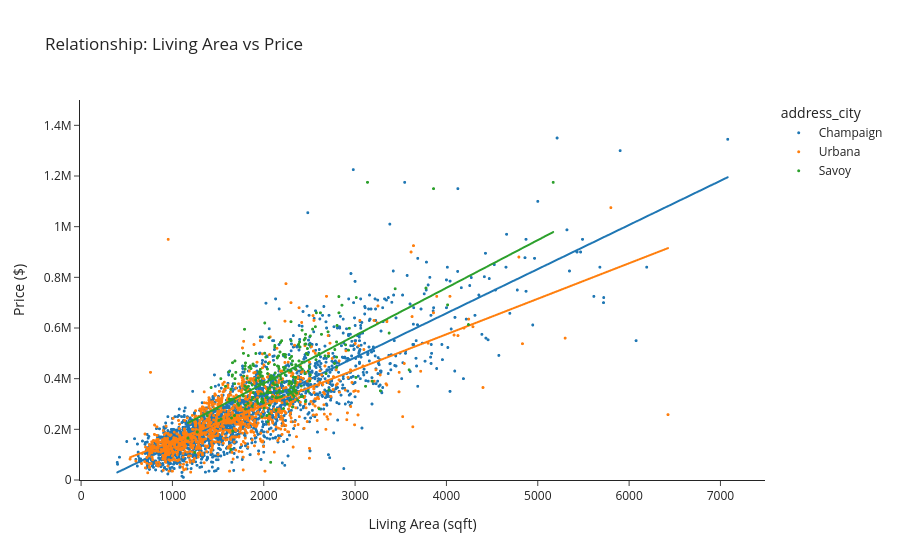

This figure's notebook cell:
### Markdown cell above
:::{caution} Correlation ≠ causation
The matrix above tells us which features _move together_ with price. It does not tell us that adding a bathroom causes a price jump: bigger houses tend to have more bathrooms _and_ sell for more, so the correlation captures both effects.
:::

### Living Area vs Price

Living area is almost always the single strongest predictor of price. The OLS trend line on each city makes the slope (_roughly the implied price per square foot_) directly visible.

### Code cell
# Price vs Living Area
fig = px.scatter(
    df,
    x="living_area",
    y="price",
    color="address_city",
    trendline="ols",
    title="Relationship: Living Area vs Price",
    labels={"living_area": "Living Area (sqft)", "price": "Price ($)"},
    hover_data=["address_street"],
    template="simple_white",
)
fig.update_traces(marker=dict(size=3))
fig.update_yaxes(range=[0, 1500000])
fig.show()

### Figure 1 — Plotly figure (JSON) as saved in the notebook; plotly's stock layout.template omitted (floating-point values rounded to 4 significant figures; data arrays with more than 128 entries replaced by an {"elided": "..."} marker saying what was removed)
{"data": [{"customdata": {"elided": "2325x1 str values"}, "hovertemplate": "address_city=Champaign<br>Living Area (sqft)=%{x}<br>Price ($)=%{y}<br>address_street=%{customdata[0]}<extra></extra>", "legendgroup": "Champaign", "marker": {"color": "#1F77B4", "size": 3, "symbol": "circle"}, "mode": "markers", "name": "Champaign", "showlegend": true, "type": "scattergl", "x": {"elided": "2325 float values"}, "xaxis": "x", "y": {"elided": "2325 int values"}, "yaxis": "y"}, {"hovertemplate": "<b>OLS trendline</b><br>price = 174.332 * living_area + -39191.1<br>R<sup>2</sup>=0.731021<br><br>address_city=Champaign<br>Living Area (sqft)=%{x}<br>Price ($)=%{y} <b>(trend)</b><extra></extra>", "legendgroup": "Champaign", "marker": {"color": "#1F77B4", "size": 3, "symbol": "circle"}, "mode": "lines", "name": "Champaign", "showlegend": false, "type": "scattergl", "x": {"elided": "2314 float values"}, "xaxis": "x", "y": {"elided": "2314 float values"}, "yaxis": "y"}, {"customdata": {"elided": "1157x1 str values"}, "hovertemplate": "address_city=Urbana<br>Living Area (sqft)=%{x}<br>Price ($)=%{y}<br>address_street=%{customdata[0]}<extra></extra>", "legendgroup": "Urbana", "marker": {"color": "#FF7F0E", "size": 3, "symbol": "circle"}, "mode": "markers", "name": "Urbana", "showlegend": true, "type": "scattergl", "x": {"elided": "1157 float values"}, "xaxis": "x", "y": {"elided": "1157 int values"}, "yaxis": "y"}, {"hovertemplate": "<b>OLS trendline</b><br>price = 140.21 * living_area + 14311.2<br>R<sup>2</sup>=0.532772<br><br>address_city=Urbana<br>Living Area (sqft)=%{x}<br>Price ($)=%{y} <b>(trend)</b><extra></extra>", "legendgroup": "Urbana", "marker": {"color": "#FF7F0E", "size": 3, "symbol": "circle"}, "mode": "lines", "name": "Urbana", "showlegend": false, "type": "scattergl", "x": {"elided": "1154 float values"}, "xaxis": "x", "y": {"elided": "1154 float values"}, "yaxis": "y"}, {"customdata": {"elided": "254x1 str values"}, "hovertemplate": "address_city=Savoy<br>Living Area (sqft)=%{x}<br>Price ($)=%{y}<br>address_street=%{customdata[0]}<extra></extra>", "legendgroup": "Savoy", "marker": {"color": "#2CA02C", "size": 3, "symbol": "circle"}, "mode": "markers", "name": "Savoy", "showlegend": true, "type": "scattergl", "x": {"elided": "254 float values"}, "xaxis": "x", "y": {"elided": "254 int values"}, "yaxis": "y"}, {"hovertemplate": "<b>OLS trendline</b><br>price = 188.477 * living_area + 4575.26<br>R<sup>2</sup>=0.443430<br><br>address_city=Savoy<br>Living Area (sqft)=%{x}<br>Price ($)=%{y} <b>(trend)</b><extra></extra>", "legendgroup": "Savoy", "marker": {"color": "#2CA02C", "size": 3, "symbol": "circle"}, "mode": "lines", "name": "Savoy", "showlegend": false, "type": "scattergl", "x": {"elided": "254 float values"}, "xaxis": "x", "y": {"elided": "254 float values"}, "yaxis": "y"}], "layout": {"legend": {"title": {"text": "address_city"}, "tracegroupgap": 0}, "title": {"text": "Relationship: Living Area vs Price"}, "xaxis": {"anchor": "y", "domain": [0.0, 1.0], "title": {"text": "Living Area (sqft)"}}, "yaxis": {"anchor": "x", "domain": [0.0, 1.0], "range": [0, 1500000], "title": {"text": "Price ($)"}}}}
